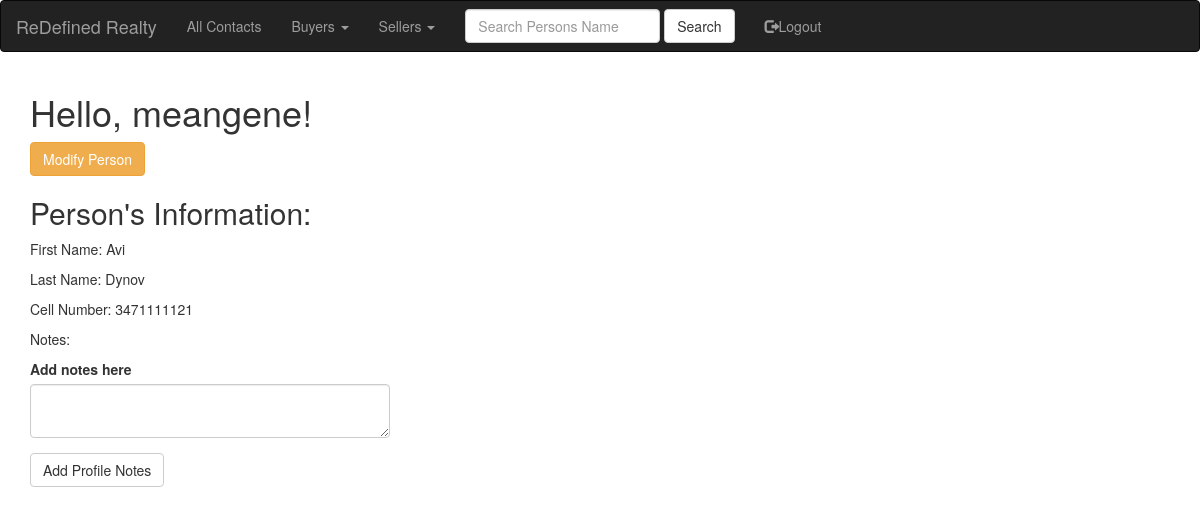
Before: /view_people/1 (signed in) with the older database file.
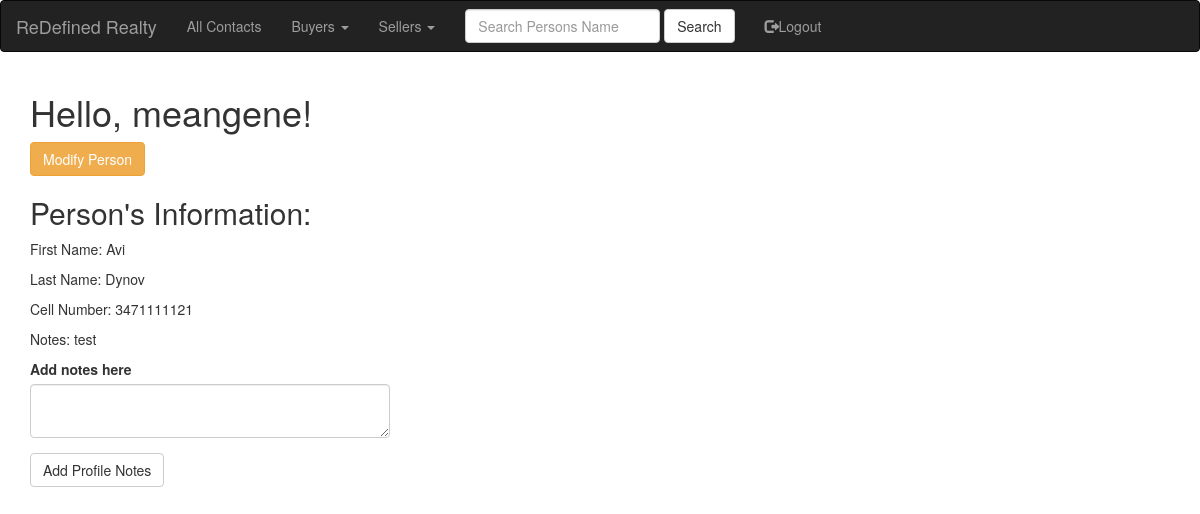
After: the same page with the newer database file.
### app/models.py (models this page shows, shortened)
class User(UserMixin, db.Model):
    id = db.Column(db.Integer, primary_key=True)
    username = db.Column(db.String(64), index=True, unique=True)
    email = db.Column(db.String(120), index=True, unique=True)
    password_hash = db.Column(db.String(128))
    People=db.relationship('People', backref='people', lazy='dynamic')
    ProfileNotes=db.relationship('ProfileNotes', backref='profilenotes', lazy='dynamic')

class People(db.Model):
    id = db.Column(db.Integer, primary_key=True)
    first_name=db.Column(db.String(20))
    last_name=db.Column(db.String(20))
    phone_cell=db.Column(db.Integer)
    ptype=db.Column(db.String(6))
    pstatus=db.Column(db.String(7))
    notes=db.Column(db.String(140))
    user_account_pk=db.Column(db.Integer, db.ForeignKey('user.id'))
    ProfileNotes=db.relationship('ProfileNotes', backref='peopleprofilenotes', lazy='dynamic')

### app/routes.py (the view, shortened to what this page needs)
@app.route('/view_people/<people_id>', methods=['GET', 'POST'])
@login_required
def view_people(people_id):
    currentuser = User.query.filter_by(username=current_user.username).first()
    account_pk = currentuser.id
    select_people = People.query.filter_by(user_account_pk=account_pk, id=people_id).first()
    user_account_pk = account_pk
    form = ModifyPeopleForm(modified_first_name=select_people.first_name, modified_last_name=select_people.last_name, modified_phone_cell=select_people.phone_cell, modified_notes=select_people.notes)
    notes_form = AddProfileNotesForm()
    if notes_form.validate_on_submit():
        flash('You CLICKED IT')
    return render_template('view_people.html', title = 'View Person', select_people=select_people, form=form, notes_form=notes_form)

### app/forms.py
class ModifyPeopleForm(FlaskForm):
    modified_first_name = StringField('First Name', validators=[DataRequired()])
    modified_last_name = StringField('Last Name', validators=[DataRequired()])
    modified_phone_cell = IntegerField('Cell Number', validators=[DataRequired()])
    modified_ptype = SelectField('Client Type',  choices=[('buyer', 'Buyer'),
        ('seller', 'Seller')], validators=[DataRequired()])
    modified_pstatus = SelectField('Client Status', choices=[('prospect', 'Prospect'),
        ('client', 'Client')], validators=[DataRequired()])
    modified_notes = StringField('Notes')
    submit = SubmitField('Update Person\'s Information')

class AddProfileNotesForm(FlaskForm):
    pnotes = TextAreaField('Add notes here', validators=[DataRequired(), Length(min=1, max=280)])
    submit = SubmitField('Add Profile Notes')

### app/models.py (called while the page is built)
@login.user_loader
def load_user(id):
    return User.query.get(int(id))

### app/templates/view_people.html (shortened to what this page needs)
{% extends "base.html" %}
{% import 'bootstrap/wtf.html' as wtf %}
{% block app_content %}
    <h1>Hello, {{ current_user.username }}!</h1>
    <div class="wrapper">
        <div class="sampleFields">
            <div class="fieldControl">
                <div class="btn-group">
                    <button id="listButton" type="button" class="btn btn-warning">Modify Person</button>
                </div>
            </div>
            <h2>Person's Information:</h2>
            <div><p>First Name: {{ select_people.first_name }}</p></div>
            <div><p>Last Name: {{ select_people.last_name }}</p></div>
            <div><p>Cell Number: {{ select_people.phone_cell }}</p></div>
            <div><p>Notes: {{ select_people.notes }}</p></div>
        </div>
        <div class="row">
            <div class="col-md-4">
                {{ wtf.quick_form(notes_form) }}
            </div>
        </div>
    </div>
{% endblock %}

### app/templates/base.html (shortened to what this page needs)
{% extends 'bootstrap/base.html' %}
{% block navbar %}
    <nav class="navbar navbar-inverse">
        <div class="container-fluid">
            <div class="navbar-header">
                <a class="navbar-brand" href="{{ url_for('index') }}">ReDefined Realty</a>
            </div>
            <div class="collapse navbar-collapse" id="bs-example-navbar-collapse-1">
                <ul class="nav navbar-nav navbar-left">
                    {% if current_user.is_anonymous %}
                    <li><a href="{{ url_for('login') }}"><span class="glyphicon glyphicon-log-in"></span>Login</a></li>
                    <li><a href="{{ url_for('register') }}"><span class="glyphicon glyphicon-user"></span>Register</a></li>
                    {% else %}
                    <li><a href="{{ url_for('people') }}">All Contacts</a></li>
                    <li class="dropdown">
                        <a class="dropdown-toggle" data-toggle="dropdown" href="#">Buyers
                        <span class="caret"></span></a>
                    </li>
                    <li class="dropdown">
                        <a class="dropdown-toggle" data-toggle="dropdown" href="#">Sellers
                        <span class="caret"></span></a>
                    </li>
                    <form class="navbar-form navbar-left" method="post" action="{{ url_for('search_people') }}">
                        <div class="form-group">
                            <input type="text" name="search_string" class="form-control" placeholder="Search Persons Name">
                        </div>
                        <button type="submit" class="btn btn-default">Search</button>
                    </form>
                    <li><a href="{{ url_for('logout') }}"><span class="glyphicon glyphicon-log-out"></span>Logout</a></li>
                    {% endif %}
                </ul>
            </div>
        </div>
    </nav>
{% endblock %}
{% block content %}
    <div class="container">
        {% block app_content %}{% endblock %}
    </div>
{% endblock %}

Changed rows visible on the page:
changed People "Avi": notes (not shown) → "test"
